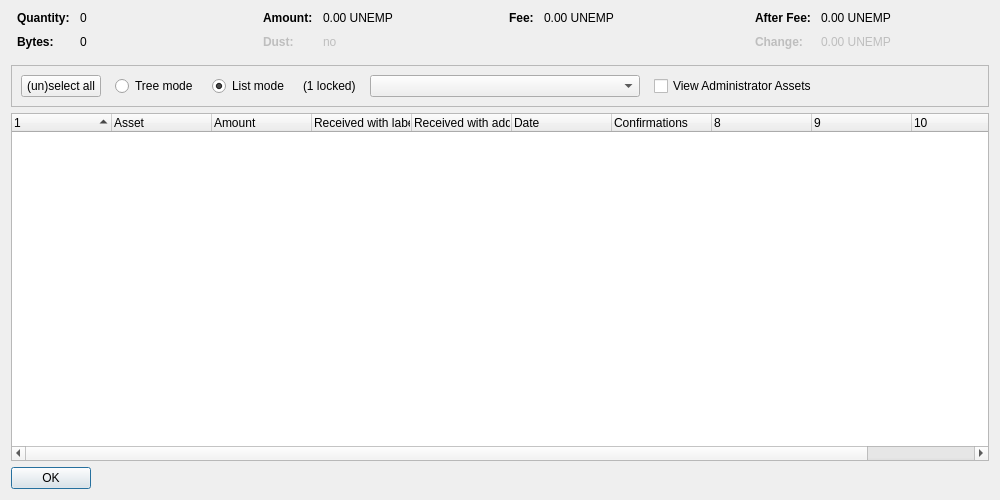
<?xml version="1.0" encoding="UTF-8"?>
<ui version="4.0">
 <class>AssetControlDialog</class>
 <widget class="QDialog" name="AssetControlDialog">
  <property name="geometry">
   <rect>
    <x>0</x>
    <y>0</y>
    <width>1000</width>
    <height>500</height>
   </rect>
  </property>
  <property name="windowTitle">
   <string>Asset Selection</string>
  </property>
  <layout class="QVBoxLayout" name="verticalLayout">
   <item>
    <layout class="QHBoxLayout" name="horizontalLayoutTop" stretch="0,0,0,0">
     <property name="topMargin">
      <number>0</number>
     </property>
     <property name="bottomMargin">
      <number>10</number>
     </property>
     <item>
      <layout class="QFormLayout" name="formLayoutAssetControl1">
       <property name="horizontalSpacing">
        <number>10</number>
       </property>
       <property name="verticalSpacing">
        <number>10</number>
       </property>
       <property name="leftMargin">
        <number>6</number>
       </property>
       <property name="rightMargin">
        <number>6</number>
       </property>
       <item row="0" column="0">
        <widget class="QLabel" name="labelAssetControlQuantityText">
         <property name="font">
          <font>
           <weight>75</weight>
           <bold>true</bold>
          </font>
         </property>
         <property name="text">
          <string>Quantity:</string>
         </property>
        </widget>
       </item>
       <item row="0" column="1">
        <widget class="QLabel" name="labelAssetControlQuantity">
         <property name="cursor">
          <cursorShape>IBeamCursor</cursorShape>
         </property>
         <property name="contextMenuPolicy">
          <enum>Qt::ActionsContextMenu</enum>
         </property>
         <property name="text">
          <string notr="true">0</string>
         </property>
         <property name="textInteractionFlags">
          <set>Qt::LinksAccessibleByMouse|Qt::TextSelectableByKeyboard|Qt::TextSelectableByMouse</set>
         </property>
        </widget>
       </item>
       <item row="1" column="0">
        <widget class="QLabel" name="labelAssetControlBytesText">
         <property name="font">
          <font>
           <weight>75</weight>
           <bold>true</bold>
          </font>
         </property>
         <property name="text">
          <string>Bytes:</string>
         </property>
        </widget>
       </item>
       <item row="1" column="1">
        <widget class="QLabel" name="labelAssetControlBytes">
         <property name="cursor">
          <cursorShape>IBeamCursor</cursorShape>
         </property>
         <property name="contextMenuPolicy">
          <enum>Qt::ActionsContextMenu</enum>
         </property>
         <property name="text">
          <string notr="true">0</string>
         </property>
         <property name="textInteractionFlags">
          <set>Qt::LinksAccessibleByMouse|Qt::TextSelectableByKeyboard|Qt::TextSelectableByMouse</set>
         </property>
        </widget>
       </item>
      </layout>
     </item>
     <item>
      <layout class="QFormLayout" name="formLayoutAssetControl2">
       <property name="horizontalSpacing">
        <number>10</number>
       </property>
       <property name="verticalSpacing">
        <number>10</number>
       </property>
       <property name="leftMargin">
        <number>6</number>
       </property>
       <property name="rightMargin">
        <number>6</number>
       </property>
       <item row="0" column="0">
        <widget class="QLabel" name="labelAssetControlAmountText">
         <property name="font">
          <font>
           <weight>75</weight>
           <bold>true</bold>
          </font>
         </property>
         <property name="text">
          <string>Amount:</string>
         </property>
        </widget>
       </item>
       <item row="0" column="1">
        <widget class="QLabel" name="labelAssetControlAmount">
         <property name="cursor">
          <cursorShape>IBeamCursor</cursorShape>
         </property>
         <property name="contextMenuPolicy">
          <enum>Qt::ActionsContextMenu</enum>
         </property>
         <property name="text">
          <string notr="true">0.00 UNEMP</string>
         </property>
         <property name="textInteractionFlags">
          <set>Qt::LinksAccessibleByMouse|Qt::TextSelectableByKeyboard|Qt::TextSelectableByMouse</set>
         </property>
        </widget>
       </item>
       <item row="1" column="0">
        <widget class="QLabel" name="labelAssetControlLowOutputText">
         <property name="enabled">
          <bool>false</bool>
         </property>
         <property name="font">
          <font>
           <weight>75</weight>
           <bold>true</bold>
          </font>
         </property>
         <property name="text">
          <string>Dust:</string>
         </property>
        </widget>
       </item>
       <item row="1" column="1">
        <widget class="QLabel" name="labelAssetControlLowOutput">
         <property name="enabled">
          <bool>false</bool>
         </property>
         <property name="cursor">
          <cursorShape>IBeamCursor</cursorShape>
         </property>
         <property name="contextMenuPolicy">
          <enum>Qt::ActionsContextMenu</enum>
         </property>
         <property name="text">
          <string notr="true">no</string>
         </property>
         <property name="textInteractionFlags">
          <set>Qt::LinksAccessibleByMouse|Qt::TextSelectableByKeyboard|Qt::TextSelectableByMouse</set>
         </property>
        </widget>
       </item>
      </layout>
     </item>
     <item>
      <layout class="QFormLayout" name="formLayoutAssetControl3">
       <property name="horizontalSpacing">
        <number>10</number>
       </property>
       <property name="verticalSpacing">
        <number>10</number>
       </property>
       <property name="leftMargin">
        <number>6</number>
       </property>
       <property name="rightMargin">
        <number>6</number>
       </property>
       <item row="0" column="0">
        <widget class="QLabel" name="labelAssetControlFeeText">
         <property name="font">
          <font>
           <weight>75</weight>
           <bold>true</bold>
          </font>
         </property>
         <property name="text">
          <string>Fee:</string>
         </property>
        </widget>
       </item>
       <item row="0" column="1">
        <widget class="QLabel" name="labelAssetControlFee">
         <property name="cursor">
          <cursorShape>IBeamCursor</cursorShape>
         </property>
         <property name="contextMenuPolicy">
          <enum>Qt::ActionsContextMenu</enum>
         </property>
         <property name="text">
          <string notr="true">0.00 UNEMP</string>
         </property>
         <property name="textInteractionFlags">
          <set>Qt::LinksAccessibleByMouse|Qt::TextSelectableByKeyboard|Qt::TextSelectableByMouse</set>
         </property>
        </widget>
       </item>
      </layout>
     </item>
     <item>
      <layout class="QFormLayout" name="formLayoutAssetControl4">
       <property name="horizontalSpacing">
        <number>10</number>
       </property>
       <property name="verticalSpacing">
        <number>10</number>
       </property>
       <property name="leftMargin">
        <number>6</number>
       </property>
       <property name="rightMargin">
        <number>6</number>
       </property>
       <item row="0" column="0">
        <widget class="QLabel" name="labelAssetControlAfterFeeText">
         <property name="font">
          <font>
           <weight>75</weight>
           <bold>true</bold>
          </font>
         </property>
         <property name="text">
          <string>After Fee:</string>
         </property>
        </widget>
       </item>
       <item row="0" column="1">
        <widget class="QLabel" name="labelAssetControlAfterFee">
         <property name="cursor">
          <cursorShape>IBeamCursor</cursorShape>
         </property>
         <property name="contextMenuPolicy">
          <enum>Qt::ActionsContextMenu</enum>
         </property>
         <property name="text">
          <string notr="true">0.00 UNEMP</string>
         </property>
         <property name="textInteractionFlags">
          <set>Qt::LinksAccessibleByMouse|Qt::TextSelectableByKeyboard|Qt::TextSelectableByMouse</set>
         </property>
        </widget>
       </item>
       <item row="1" column="0">
        <widget class="QLabel" name="labelAssetControlChangeText">
         <property name="enabled">
          <bool>false</bool>
         </property>
         <property name="font">
          <font>
           <weight>75</weight>
           <bold>true</bold>
          </font>
         </property>
         <property name="text">
          <string>Change:</string>
         </property>
        </widget>
       </item>
       <item row="1" column="1">
        <widget class="QLabel" name="labelAssetControlChange">
         <property name="enabled">
          <bool>false</bool>
         </property>
         <property name="cursor">
          <cursorShape>IBeamCursor</cursorShape>
         </property>
         <property name="contextMenuPolicy">
          <enum>Qt::ActionsContextMenu</enum>
         </property>
         <property name="text">
          <string notr="true">0.00 UNEMP</string>
         </property>
         <property name="textInteractionFlags">
          <set>Qt::LinksAccessibleByMouse|Qt::TextSelectableByKeyboard|Qt::TextSelectableByMouse</set>
         </property>
        </widget>
       </item>
      </layout>
     </item>
    </layout>
   </item>
   <item>
    <widget class="QFrame" name="frame">
     <property name="minimumSize">
      <size>
       <width>0</width>
       <height>40</height>
      </size>
     </property>
     <property name="frameShape">
      <enum>QFrame::StyledPanel</enum>
     </property>
     <property name="frameShadow">
      <enum>QFrame::Sunken</enum>
     </property>
     <layout class="QHBoxLayout" name="horizontalLayout">
      <item>
       <layout class="QHBoxLayout" name="horizontalLayoutPanel" stretch="0,0,0,0,0,0,0">
        <property name="spacing">
         <number>14</number>
        </property>
        <item>
         <widget class="QPushButton" name="pushButtonSelectAll">
          <property name="sizePolicy">
           <sizepolicy hsizetype="Maximum" vsizetype="Fixed">
            <horstretch>0</horstretch>
            <verstretch>0</verstretch>
           </sizepolicy>
          </property>
          <property name="text">
           <string>(un)select all</string>
          </property>
          <property name="autoDefault">
           <bool>false</bool>
          </property>
         </widget>
        </item>
        <item>
         <widget class="QRadioButton" name="radioTreeMode">
          <property name="sizePolicy">
           <sizepolicy hsizetype="Maximum" vsizetype="Fixed">
            <horstretch>0</horstretch>
            <verstretch>0</verstretch>
           </sizepolicy>
          </property>
          <property name="text">
           <string>Tree mode</string>
          </property>
         </widget>
        </item>
        <item>
         <widget class="QRadioButton" name="radioListMode">
          <property name="sizePolicy">
           <sizepolicy hsizetype="Maximum" vsizetype="Fixed">
            <horstretch>0</horstretch>
            <verstretch>0</verstretch>
           </sizepolicy>
          </property>
          <property name="text">
           <string>List mode</string>
          </property>
          <property name="checked">
           <bool>true</bool>
          </property>
         </widget>
        </item>
        <item>
         <widget class="QLabel" name="labelLocked">
          <property name="text">
           <string notr="true">(1 locked)</string>
          </property>
         </widget>
        </item>
        <item>
         <widget class="QComboBox" name="assetList">
          <property name="minimumContentsLength">
           <number>30</number>
          </property>
         </widget>
        </item>
        <item>
         <widget class="QCheckBox" name="viewAdministrator">
          <property name="toolTip">
           <string>View assets that you have the ownership asset for</string>
          </property>
          <property name="text">
           <string>View Administrator Assets</string>
          </property>
         </widget>
        </item>
        <item>
         <spacer name="horizontalSpacer">
          <property name="orientation">
           <enum>Qt::Horizontal</enum>
          </property>
          <property name="sizeHint" stdset="0">
           <size>
            <width>40</width>
            <height>20</height>
           </size>
          </property>
         </spacer>
        </item>
       </layout>
      </item>
     </layout>
    </widget>
   </item>
   <item>
    <widget class="AssetControlTreeWidget" name="treeWidget">
     <property name="contextMenuPolicy">
      <enum>Qt::CustomContextMenu</enum>
     </property>
     <property name="sortingEnabled">
      <bool>false</bool>
     </property>
     <property name="columnCount">
      <number>11</number>
     </property>
     <attribute name="headerShowSortIndicator" stdset="0">
      <bool>true</bool>
     </attribute>
     <attribute name="headerStretchLastSection">
      <bool>false</bool>
     </attribute>
     <column>
      <property name="text">
       <string/>
      </property>
     </column>
     <column>
      <property name="text">
       <string>Asset</string>
      </property>
     </column>
     <column>
      <property name="text">
       <string>Amount</string>
      </property>
     </column>
     <column>
      <property name="text">
       <string>Received with label</string>
      </property>
     </column>
     <column>
      <property name="text">
       <string>Received with address</string>
      </property>
     </column>
     <column>
      <property name="text">
       <string>Date</string>
      </property>
     </column>
     <column>
      <property name="text">
       <string>Confirmations</string>
      </property>
      <property name="toolTip">
       <string>Confirmed</string>
      </property>
     </column>
     <column>
      <property name="text">
       <string/>
      </property>
     </column>
     <column>
      <property name="text">
       <string/>
      </property>
     </column>
     <column>
      <property name="text">
       <string/>
      </property>
     </column>
     <column>
      <property name="text">
       <string/>
      </property>
     </column>
    </widget>
   </item>
   <item>
    <widget class="QDialogButtonBox" name="buttonBox">
     <property name="sizePolicy">
      <sizepolicy hsizetype="Maximum" vsizetype="Fixed">
       <horstretch>0</horstretch>
       <verstretch>0</verstretch>
      </sizepolicy>
     </property>
     <property name="orientation">
      <enum>Qt::Horizontal</enum>
     </property>
     <property name="standardButtons">
      <set>QDialogButtonBox::Ok</set>
     </property>
    </widget>
   </item>
  </layout>
 </widget>
 <customwidgets>
  <customwidget>
   <class>AssetControlTreeWidget</class>
   <extends>QTreeWidget</extends>
   <header location="global">assetcontroltreewidget.h</header>
  </customwidget>
 </customwidgets>
 <resources/>
 <connections/>
</ui>
